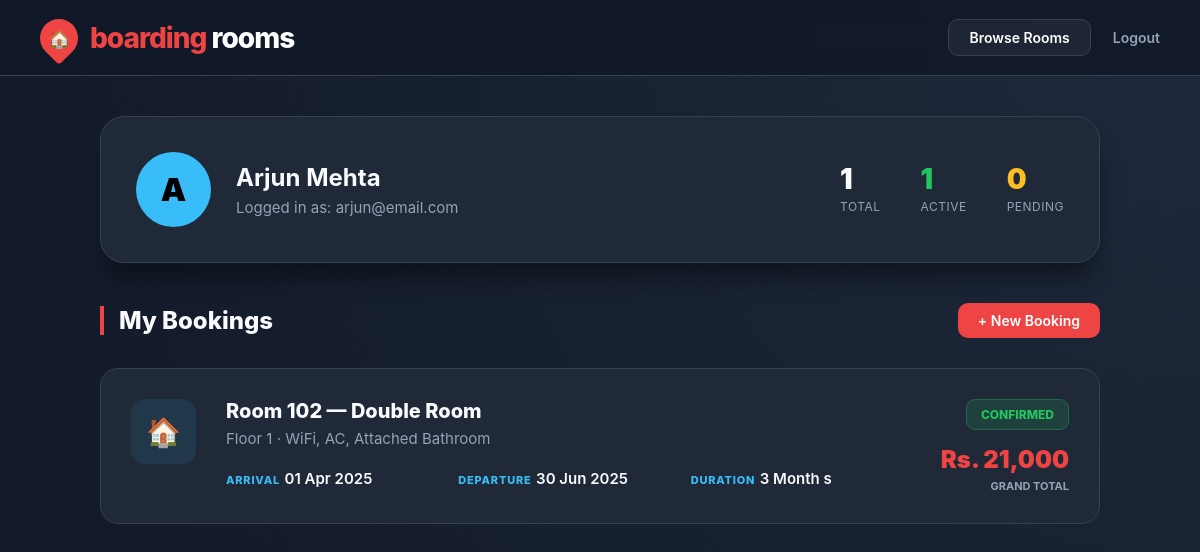
The app's page /my_bookings.php (signed in) with its own data.
### tables this page shows
CREATE TABLE `users` (
  `id`         INT(11)      NOT NULL AUTO_INCREMENT,
  `name`       VARCHAR(100) NOT NULL,
  `email`      VARCHAR(150) NOT NULL UNIQUE,
  `phone`      VARCHAR(20)  DEFAULT NULL,
  `password`   VARCHAR(255) NOT NULL,
  `created_at` DATETIME     NOT NULL DEFAULT CURRENT_TIMESTAMP,
  PRIMARY KEY (`id`)
);

CREATE TABLE `bookings` (
  `id`         INT(11)       NOT NULL AUTO_INCREMENT,
  `user_id`    INT(11)       NOT NULL,
  `room_id`    INT(11)       NOT NULL,
  `check_in`   DATE          NOT NULL,
  `check_out`  DATE          NOT NULL,
  `amount`     DECIMAL(10,2) NOT NULL DEFAULT 0.00,
  `status`     ENUM('pending','confirmed','cancelled')
                             NOT NULL DEFAULT 'pending',
  `notes`      TEXT          DEFAULT NULL,
  `created_at` DATETIME      NOT NULL DEFAULT CURRENT_TIMESTAMP,
  `updated_at` DATETIME      NOT NULL DEFAULT CURRENT_TIMESTAMP
                             ON UPDATE CURRENT_TIMESTAMP,
  PRIMARY KEY (`id`),
  CONSTRAINT `fk_booking_user` FOREIGN KEY (`user_id`)
    REFERENCES `users` (`id`) ON DELETE CASCADE,
  CONSTRAINT `fk_booking_room` FOREIGN KEY (`room_id`)
    REFERENCES `rooms` (`id`) ON DELETE CASCADE
);

CREATE TABLE `rooms` (
  `id`          INT(11)       NOT NULL AUTO_INCREMENT,
  `room_number` VARCHAR(20)   NOT NULL UNIQUE,
  `room_type`   VARCHAR(60)   NOT NULL,
  `floor`       INT(3)        NOT NULL DEFAULT 1,
  `capacity`    INT(3)        NOT NULL DEFAULT 1,
  `price`       DECIMAL(10,2) NOT NULL,
  `amenities`   VARCHAR(300)  DEFAULT NULL,
  `description` TEXT          DEFAULT NULL,
  `status`      ENUM('available','reserved','occupied','maintenance')
                              NOT NULL DEFAULT 'available',
  `created_at`  DATETIME      NOT NULL DEFAULT CURRENT_TIMESTAMP,
  PRIMARY KEY (`id`)
);

### my_bookings.php (the view, shortened to what this page needs)
<?php
require_once 'db.php';
$userId = $_SESSION['user_id'];
$bookings_query = $pdo->prepare("
  SELECT b.*, r.room_number, r.room_type, r.price, r.floor, r.amenities
  FROM bookings b
  JOIN rooms r ON b.room_id = r.id
  WHERE b.user_id = ?
  ORDER BY b.created_at DESC
");
$bookings_query->execute([$userId]);
$bookings = $bookings_query->fetchAll();
$user_query = $pdo->prepare("SELECT * FROM users WHERE id = ?");
$user_query->execute([$userId]);
$user = $user_query->fetch();
$confirmed = array_filter($bookings, fn($b) => $b['status'] === 'confirmed');
$pending = array_filter($bookings, fn($b) => $b['status'] === 'pending');
?>
<!DOCTYPE html>
<html lang="en">
<head>
</head>
<body>
  <nav class="page-navbar">
    <a href="index.php" class="logo-wrap">
      <div class="logo-pin"><span>🏠</span></div>
      <div class="logo-text">
        <span style="color: var(--accent-red);">boarding</span>
        <span style="color: #fff;">rooms</span>
      </div>
    </a>
    <div style="display:flex; gap:12px; align-items:center;">
      <a href="rooms.php" class="btn-sm btn-outline">Browse Rooms</a>
      <a href="logout.php"
        style="color: var(--text-muted); text-decoration:none; font-size: 14px; font-weight:600; margin-left:10px;">Logout</a>
    </div>
  </nav>
  <div class="my-page">
    <div class="user-header">
      <div class="avatar-lg">
        <?= strtoupper(substr($user['name'], 0, 1)) ?>
      </div>
      <div>
        <h2 style="margin:0; font-size: 24px;">
          <?= htmlspecialchars($user['name']) ?>
        </h2>
        <p style="margin:6px 0 0; color: var(--text-muted); font-size: 15px;">Logged in as:
          <?= htmlspecialchars($user['email']) ?>
        </p>
      </div>
      <div class="user-stats">
        <div class="stat-item">
          <div class="stat-val">
            <?= count($bookings) ?>
          </div>
          <div class="stat-label">Total</div>
        </div>
        <div class="stat-item">
          <div class="stat-val" style="color: var(--success);">
            <?= count($confirmed) ?>
          </div>
          <div class="stat-label">Active</div>
        </div>
        <div class="stat-item">
          <div class="stat-val" style="color: var(--warning);">
            <?= count($pending) ?>
          </div>
          <div class="stat-label">Pending</div>
        </div>
      </div>
    </div>
    <div style="display:flex; justify-content:space-between; align-items:center; margin-bottom:30px;">
      <h3
        style="font-size: 24px; font-weight: 800; margin:0; border-left: 4px solid var(--accent-red); padding-left: 15px;">
        My Bookings</h3>
      <a href="book.php" class="btn-sm btn-primary">+ New Booking</a>
    </div>
    <?php if (empty($bookings)): ?>
      <div
        style="background: var(--card-bg); border-radius: 20px; padding: 80px; text-align: center; border: 1px dashed var(--border-color);">
        <div style="font-size: 48px; margin-bottom: 20px;">🗓️</div>
        <h3 style="font-size: 22px;">No active bookings</h3>
        <p style="color: var(--text-muted); margin-bottom: 30px;">Start your journey by finding a comfortable place to
          stay.</p>
        <a href="rooms.php" class="btn-sm btn-primary">Browse Available Rooms</a>
      </div>
    <?php else: ?>
      <div class="bookings-list">
        <?php foreach ($bookings as $b):
          $statusClass = $b['status'] === 'confirmed' ? 'status-confirmed' : 'status-pending';
          $months = max(1, round((strtotime($b['check_out']) - strtotime($b['check_in'])) / (30 * 24 * 3600)));
          ?>
          <div class="booking-card">
            <div class="room-icon">🏠</div>
            <div class="booking-main">
              <div class="room-title">Room
                <?= htmlspecialchars($b['room_number']) ?> —
                <?= htmlspecialchars($b['room_type']) ?>
              </div>
              <div class="room-meta">Floor
                <?= htmlspecialchars($b['floor']) ?> ·
                <?= htmlspecialchars($b['amenities']) ?>
              </div>
              <div class="date-grid">
                <div class="date-box">
                  <span class="date-label">Arrival</span>
                  <span class="date-val">
                    <?= date('d M Y', strtotime($b['check_in'])) ?>
                  </span>
                </div>
                <div class="date-box">
                  <span class="date-label">Departure</span>
                  <span class="date-val">
                    <?= date('d M Y', strtotime($b['check_out'])) ?>
                  </span>
                </div>
                <div class="date-box">
                  <span class="date-label">Duration</span>
                  <span class="date-val">
                    <?= $months ?> Month
                    <?= $months > 1 ? 's' : '' ?>
                  </span>
                </div>
              </div>
            </div>
            <div class="booking-status">
              <span class="status-pill <?= $statusClass ?>">
                <?= ucfirst($b['status']) ?>
              </span>
              <div class="price-tag">Rs.
                <?= number_format($b['amount']) ?>
              </div>
              <div
                style="font-size: 11px; color: var(--text-muted); margin-top: 5px; font-weight:700; text-transform:uppercase;">
                Grand Total</div>
            </div>
          </div>
        <?php endforeach; ?>
      </div>
    <?php endif; ?>
  </div>
</body>
</html>

### my_bookings.php (style rules this page uses)
:root { --main-bg: #111827; --nav-bg: #1a202c; --card-bg: #1f2937; --accent-red: #ef4444; --accent-blue: #38bdf8; --text-main: #f8fafc; --text-muted: #94a3b8; --border-color: #374151; --success: #22c55e; --warning: #fbbf24; }
body { background-color: var(--main-bg); background-image: radial-gradient(circle at top right, #1e293b, #111827); color: var(--text-main); font-family: 'Inter', system-ui, -apple-system, sans-serif; margin: 0; min-height: 100vh; }
.page-navbar { background: rgba(17, 24, 39, 0.85); backdrop-filter: blur(12px); border-bottom: 1px solid var(--border-color); padding: 0 40px; height: 75px; display: flex; align-items: center; justify-content: space-between; position: sticky; top: 0; z-index: 100; }
.logo-wrap { display: flex; align-items: center; gap: 12px; text-decoration: none; }
.logo-pin { width: 38px; height: 38px; background: var(--accent-red); border-radius: 50% 50% 50% 10%; transform: rotate(-45deg); display: flex; align-items: center; justify-content: center; }
.logo-pin span { transform: rotate(45deg); font-size: 18px; }
.logo-text { font-size: 28px; font-weight: 800; letter-spacing: -1px; }
.btn-sm { padding: 9px 20px; border-radius: 10px; text-decoration: none; font-size: 14px; font-weight: 600; transition: 0.2s; }
.btn-primary { background: var(--accent-red); color: #fff; }
.btn-outline { border: 1px solid var(--border-color); color: #fff; background: rgba(255, 255, 255, 0.05); }
.my-page { max-width: 1000px; margin: 40px auto; padding: 0 20px; }
.user-header { background: var(--card-bg); border: 1px solid var(--border-color); border-radius: 24px; padding: 35px; display: flex; align-items: center; gap: 25px; margin-bottom: 40px; box-shadow: 0 20px 25px -5px rgba(0, 0, 0, 0.4); }
.avatar-lg { width: 75px; height: 75px; border-radius: 50%; background: var(--accent-blue); color: #000; display: flex; align-items: center; justify-content: center; font-size: 32px; font-weight: 900; }
.user-stats { margin-left: auto; display: flex; gap: 40px; }
.stat-val { font-size: 28px; font-weight: 900; line-height: 1; }
.stat-label { font-size: 12px; color: var(--text-muted); text-transform: uppercase; margin-top: 6px; letter-spacing: 0.5px; }
.booking-card { background: var(--card-bg); border: 1px solid var(--border-color); border-radius: 18px; padding: 30px; margin-bottom: 24px; display: flex; gap: 30px; transition: all 0.2s ease; }
.room-icon { width: 65px; height: 65px; border-radius: 14px; background: rgba(56, 189, 248, 0.1); display: flex; align-items: center; justify-content: center; font-size: 28px; color: var(--accent-blue); }
.booking-main { flex: 1; }
.room-title { font-size: 20px; font-weight: 800; margin-bottom: 6px; }
.room-meta { font-size: 15px; color: var(--text-muted); margin-bottom: 20px; }
.date-grid { display: grid; grid-template-columns: repeat(3, 1fr); gap: 24px; }
.date-label { font-size: 11px; font-weight: 800; color: var(--accent-blue); text-transform: uppercase; letter-spacing: 0.8px; }
.date-val { font-size: 15px; font-weight: 600; margin-top: 5px; }
.booking-status { text-align: right; min-width: 140px; }
.status-pill { display: inline-block; padding: 7px 14px; border-radius: 9px; font-size: 12px; font-weight: 800; text-transform: uppercase; }
.status-confirmed { background: rgba(34, 197, 94, 0.15); color: var(--success); border: 1px solid rgba(34, 197, 94, 0.3); }
.price-tag { font-size: 24px; font-weight: 900; color: var(--accent-red); margin-top: 15px; }

### records on screen
users: name "A", name "Arjun Mehta", email "arjun@email.com"
bookings: status "1", status "0", room.room_number "102", room.room_type "Double Room", room.floor "1", room.amenities "WiFi, AC, Attached Bathroom", check_in "01 Apr 2025", check_out "30 Jun 2025", months "3", status "CONFIRMED", amount "21,000"

### other values on screen
count($bookings) "1"
